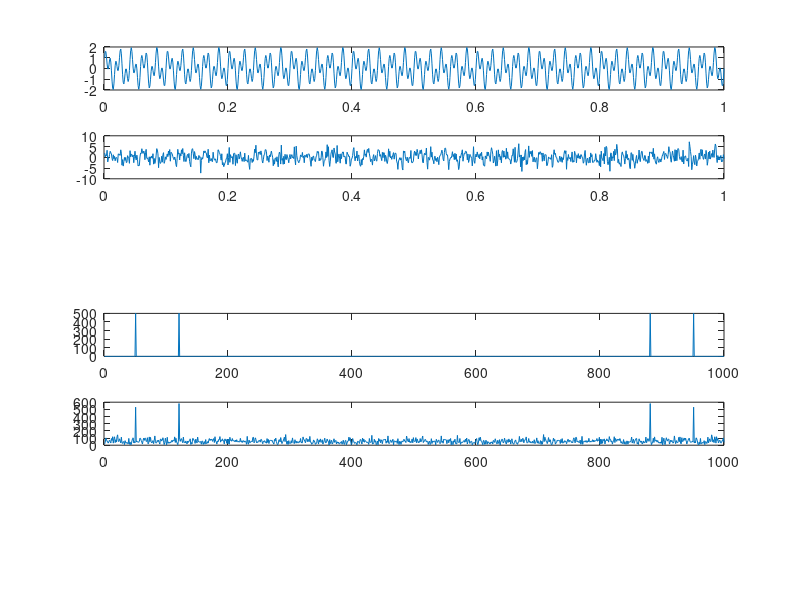

MATLAB code to generate this figure: (Note: this script raises an error after producing the figure.)
close all;
clear
figure(1)
Fs=1000;
t = (1:Fs)/Fs;
x = sin(100*pi*t)+sin(240*pi*t);
N=length(x);


figure(1);
subplot(6,1,1);
plot(t,x);
subplot(6,1,4);
%hua_fft(x,Fs,1);
x1=fft(x);
plot(t*Fs,abs(x1));
%% 

z=2*randn(1,N);
h=x+z;
subplot(6,1,2);
plot(t,h);
subplot(6,1,5);
%hua_fft(h,Fs,1);
h1=fft(h);
plot(t*Fs,abs(h1));
%% 
%y=lowp(h,120,170,0.1,20,Fs);

te=designfilt('lowpassiir','PassbandFrequency',120,'StopbandFrequency',150,'PassbandRipple',1,'StopbandAttenuation',60,'SampleRate',1000,'DesignMethod','cheby2');
%fvtool(te);
y=filter(te,h);

%% 

figure(1)
subplot(6,1,6);
%hua_fft(y,Fs,1);
y1=fft(y);
plot(t*Fs,abs(y1));

subplot(6,1,3);
plot(t,y);


